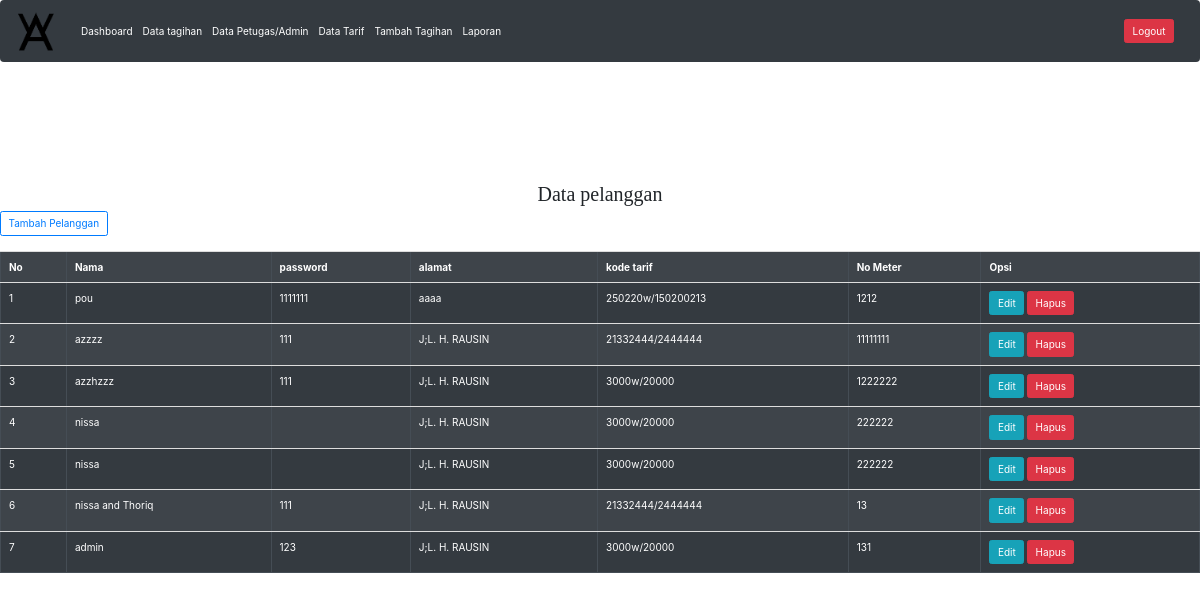
/admin/index.php (signed in), run on the app's committed database.
### tables this page shows
CREATE TABLE `pelanggan` (
  `idpelanggan` int(11) NOT NULL,
  `username` varchar(100) NOT NULL,
  `password` varchar(100) NOT NULL,
  `alamat` varchar(255) NOT NULL,
  `kodetarif` int(11) NOT NULL,
  `nometer` int(100) NOT NULL
);

CREATE TABLE `tarif` (
  `kodetarif` int(11) NOT NULL,
  `daya` varchar(100) NOT NULL,
  `tarifperkwh` int(100) NOT NULL
);

### admin/index.php (the view, shortened to what this page needs)
<?php
if(isset($_SESSION['username']))
{
?>
<!DOCTYPE html>
<html>
<head>
    <link rel="stylesheet" href="style/bootstrap.css" />
    <link rel="stylesheet" href="style/dataTables.bootstrap4.min.css" />
    <link rel="stylesheet" href="https://maxcdn.bootstrapcdn.com/bootstrap/4.5.2/css/bootstrap.min.css">
</head>
 <nav class="navbar navbar-expand-lg navbar-light bg-dark">
  <a>
  <img src="../img/icon.png" style="width: 50px; height: 50px;" alt="">
  </a>
  <div class="collapse navbar-collapse" id="navbarSupportedContent">
    <ul class="navbar-nav mr-auto">
    <li class="nav-item">
        <a class="nav-link" href="index.php" style="color: white;">Dashboard<span class="sr-only">(current)</span></a>
      </li>
      <li class="nav-item">
        <a class="nav-link" href="tagihan.php" style="color: white;">Data tagihan</a>
      </li>
      <li class="nav-item">
        <a class="nav-link" href="petugas.php" style="color: white;">Data Petugas/Admin</a>
      </li>
      <li class="nav-item">
        <a class="nav-link" href="datatarif.php" style="color: white;">Data Tarif</a>
      </li>
      <li class="nav-item">
        <a class="nav-link" href="tambahtagihan.php" style="color: white;">Tambah Tagihan</a>
      </li>
      <li class="nav-item">
        <a class="nav-link" href="laporan.php" style="color: white;">Laporan</a>
      </li>
    </ul>
    <form class="form-inline my-2 my-lg-0">
    <a type="button" class="btn btn-danger"href="../logout.php">Logout</a>
    </form>
  </div>
</nav>
<div style="padding-top: 100px;">
<h2 style="text-align: center; font-family:Copperplate;">Data pelanggan</h2>
<a type="button" class="btn btn-outline-primary" href="tambahpelanggan.php">Tambah Pelanggan</a>
<br></br>
<body>
    <table class="table table-dark table-striped" border='1'>
        <tr>
            <th>No</th>
            <th>Nama</th>
            <th>password</th>
            <th>alamat</th>
            <th>kode tarif</th>
            <th>No Meter</th>
            <th>Opsi</th>
            <?php
            include '../koneksi.php';
            $no = 1;
            $data = mysqli_query($Koneksi, "select * from pelanggan, tarif where tarif.kodetarif = pelanggan.kodetarif");
            while ($d = mysqli_fetch_array($data)) {
            ?>
        <tr>
            <td><?php echo $no++; ?></td>
            <td><?php echo $d['username']; ?> </td>
            <td><?php echo $d['password']; ?> </td>
            <td><?php echo $d['alamat']; ?> </td>
            <td><?php echo $d['daya']; ?>/<?php echo $d['tarifperkwh']; ?></td>
            <td><?php echo $d['nometer']; ?> </td>
            <td><a href="editpelanggan.php?idpelanggan=<?php echo $d['idpelanggan']; ?>" class="btn btn-info">Edit</a>
                <a href="delete.php?idpelanggan=<?php echo $d['idpelanggan']; ?>" class="btn btn-danger">Hapus</a>
            </td>
        </tr>
    <?php
            }
    ?>
    </table>
</body>
</html>
<?php
    }
else
{
    echo"<script>
    alert('Anda Tidak Boleh Masuk');
    location.href='../index.php';
    </script>";
}
?>

### data on the page
pelanggan: username "pou", password "1111111", alamat "aaaa", kodetarif.daya "250220w", kodetarif.tarifperkwh "150200213", nometer "1212"
pelanggan: username "azzzz", password "111", alamat "J;L. H. RAUSIN", kodetarif.daya "21332444", kodetarif.tarifperkwh "2444444", nometer "11111111"
pelanggan: username "azzhzzz", password "111", alamat "J;L. H. RAUSIN", kodetarif.daya "3000w", kodetarif.tarifperkwh "20000", nometer "1222222"
pelanggan: username "nissa", alamat "J;L. H. RAUSIN", kodetarif.daya "3000w", kodetarif.tarifperkwh "20000", nometer "222222"
pelanggan: username "nissa", alamat "J;L. H. RAUSIN", kodetarif.daya "3000w", kodetarif.tarifperkwh "20000", nometer "222222"
pelanggan: username "nissa and Thoriq", password "111", alamat "J;L. H. RAUSIN", kodetarif.daya "21332444", kodetarif.tarifperkwh "2444444", nometer "13"
pelanggan: username "admin", password "123", alamat "J;L. H. RAUSIN", kodetarif.daya "3000w", kodetarif.tarifperkwh "20000", nometer "131"
